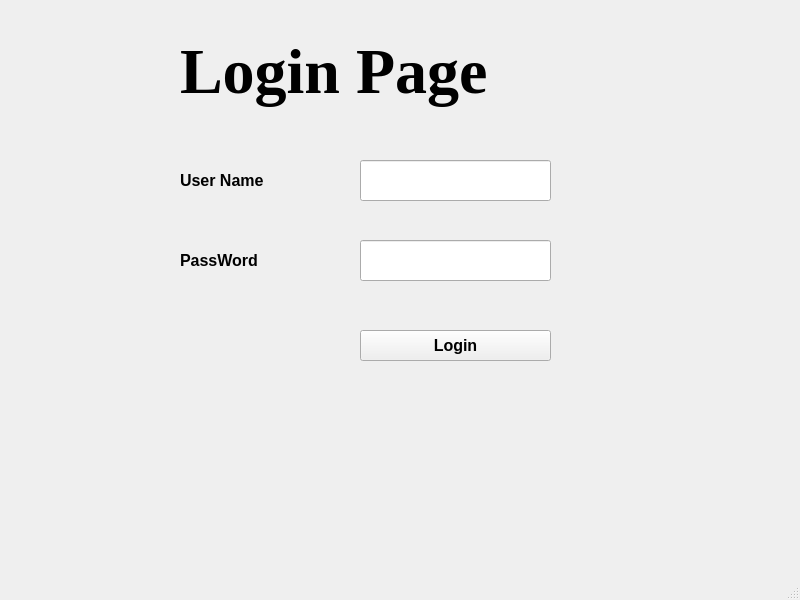
<?xml version="1.0" encoding="UTF-8"?>
<ui version="4.0">
 <class>MainWindow</class>
 <widget class="QMainWindow" name="MainWindow">
  <property name="geometry">
   <rect>
    <x>0</x>
    <y>0</y>
    <width>800</width>
    <height>600</height>
   </rect>
  </property>
  <property name="font">
   <font>
    <pointsize>12</pointsize>
    <weight>75</weight>
    <bold>true</bold>
   </font>
  </property>
  <property name="windowTitle">
   <string>MainWindow</string>
  </property>
  <widget class="QWidget" name="centralwidget">
   <widget class="QLabel" name="label">
    <property name="geometry">
     <rect>
      <x>180</x>
      <y>10</y>
      <width>361</width>
      <height>121</height>
     </rect>
    </property>
    <property name="font">
     <font>
      <family>Times New Roman</family>
      <pointsize>48</pointsize>
      <weight>75</weight>
      <bold>true</bold>
     </font>
    </property>
    <property name="text">
     <string>Login Page</string>
    </property>
   </widget>
   <widget class="QLabel" name="label_2">
    <property name="geometry">
     <rect>
      <x>180</x>
      <y>160</y>
      <width>131</width>
      <height>41</height>
     </rect>
    </property>
    <property name="text">
     <string>User Name</string>
    </property>
   </widget>
   <widget class="QLineEdit" name="lineEdit">
    <property name="geometry">
     <rect>
      <x>360</x>
      <y>160</y>
      <width>191</width>
      <height>41</height>
     </rect>
    </property>
   </widget>
   <widget class="QLineEdit" name="lineEdit_2">
    <property name="geometry">
     <rect>
      <x>360</x>
      <y>240</y>
      <width>191</width>
      <height>41</height>
     </rect>
    </property>
   </widget>
   <widget class="QLabel" name="label_3">
    <property name="geometry">
     <rect>
      <x>180</x>
      <y>240</y>
      <width>131</width>
      <height>41</height>
     </rect>
    </property>
    <property name="text">
     <string>PassWord</string>
    </property>
   </widget>
   <widget class="QPushButton" name="pushButton">
    <property name="geometry">
     <rect>
      <x>360</x>
      <y>330</y>
      <width>191</width>
      <height>31</height>
     </rect>
    </property>
    <property name="text">
     <string>Login</string>
    </property>
   </widget>
  </widget>
  <widget class="QMenuBar" name="menubar">
   <property name="geometry">
    <rect>
     <x>0</x>
     <y>0</y>
     <width>800</width>
     <height>27</height>
    </rect>
   </property>
  </widget>
  <widget class="QStatusBar" name="statusbar"/>
 </widget>
 <resources/>
 <connections/>
</ui>
